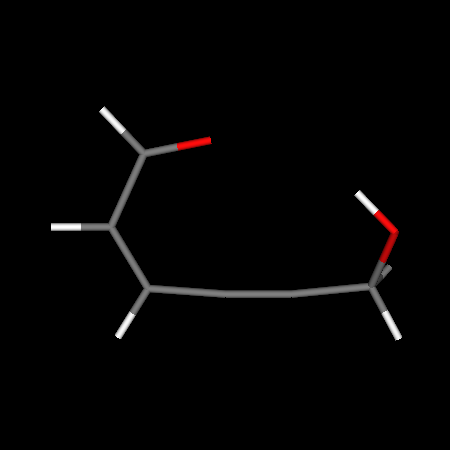

The Python source for this figure:
#!/usr/bin/env python
# Demonstrate vtkMoleculeMapper with multi-cylinder bonds disabled.

import vtkmodules.vtkInteractionStyle  # noqa: F401
import vtkmodules.vtkRenderingOpenGL2  # noqa: F401

from vtkmodules.vtkCommonDataModel import vtkMolecule
from vtkmodules.vtkDomainsChemistry import vtkMoleculeMapper
from vtkmodules.vtkRenderingCore import (
    vtkActor,
    vtkRenderWindow,
    vtkRenderWindowInteractor,
    vtkRenderer,
)

# Build molecule.
mol = vtkMolecule()
mol.Initialize()

o1 = mol.AppendAtom(8, 3.0088731969, 1.1344098673, 0.9985902874)
o2 = mol.AppendAtom(8, -0.2616286966, 2.7806709534, 0.7027800226)
c1 = mol.AppendAtom(6, -2.0738607910, 1.2298524695, 0.3421802228)
c2 = mol.AppendAtom(6, -1.4140240045, 0.1045928523, 0.0352265378)
c3 = mol.AppendAtom(6, 0.0000000000, 0.0000000000, 0.0000000000)
c4 = mol.AppendAtom(6, 1.2001889412, 0.0000000000, 0.0000000000)
c5 = mol.AppendAtom(6, -1.4612030913, 2.5403617582, 0.6885503164)
c6 = mol.AppendAtom(6, 2.6528126498, 0.1432895796, 0.0427014196)
h1 = mol.AppendAtom(1, -3.1589178142, 1.2268537165, 0.3536340040)
h2 = mol.AppendAtom(1, -1.9782163251, -0.7930325394, -0.1986937306)
h3 = mol.AppendAtom(1, 3.0459155564, 0.4511167867, -0.9307386568)
h4 = mol.AppendAtom(1, 3.1371551056, -0.7952192984, 0.3266426961)
h5 = mol.AppendAtom(1, 2.3344947615, 1.8381683043, 0.9310726537)
h6 = mol.AppendAtom(1, -2.1991803919, 3.3206134015, 0.9413825084)

mol.AppendBond(c1, c5, 1)
mol.AppendBond(c1, c2, 2)
mol.AppendBond(c2, c3, 1)
mol.AppendBond(c3, c4, 3)
mol.AppendBond(c4, c6, 1)
mol.AppendBond(c5, o2, 2)
mol.AppendBond(c6, o1, 1)
mol.AppendBond(c5, h6, 1)
mol.AppendBond(c1, h1, 1)
mol.AppendBond(c2, h2, 1)
mol.AppendBond(c6, h3, 1)
mol.AppendBond(c6, h4, 1)
mol.AppendBond(o1, h5, 1)

# Molecule mapper: bonds only, multi-cylinders off.
mol_mapper = vtkMoleculeMapper()
mol_mapper.SetInputData(mol)
mol_mapper.UseBallAndStickSettings()
mol_mapper.RenderAtomsOff()
mol_mapper.UseMultiCylindersForBondsOff()

actor = vtkActor()
actor.SetMapper(mol_mapper)

# Rendering pipeline.
renderer = vtkRenderer()
renderer.AddActor(actor)
renderer.SetBackground(0.0, 0.0, 0.0)

render_window = vtkRenderWindow()
render_window.SetSize(450, 450)
render_window.SetMultiSamples(0)
render_window.AddRenderer(renderer)
render_window.SetWindowName("multi cylinder off")

render_window.Render()
renderer.GetActiveCamera().Zoom(2.2)

interactor = vtkRenderWindowInteractor()
interactor.SetRenderWindow(render_window)

interactor.Initialize()
interactor.Start()
